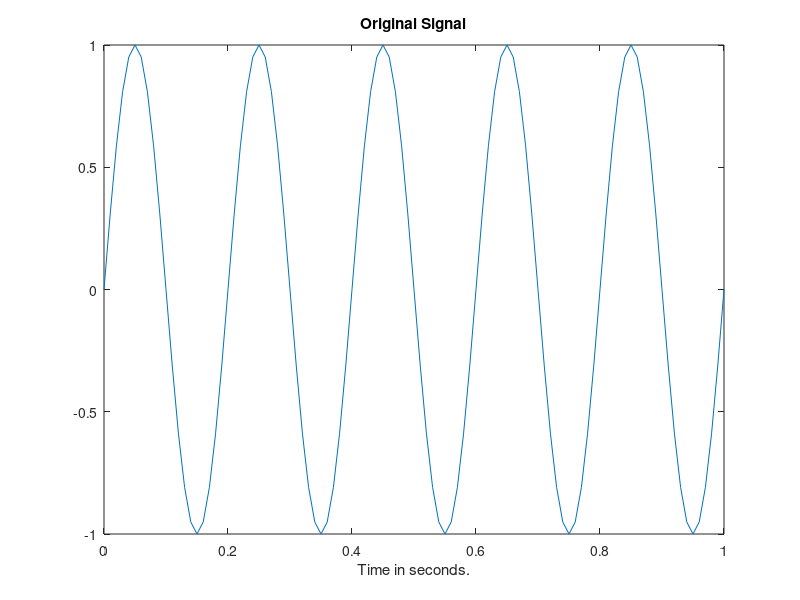
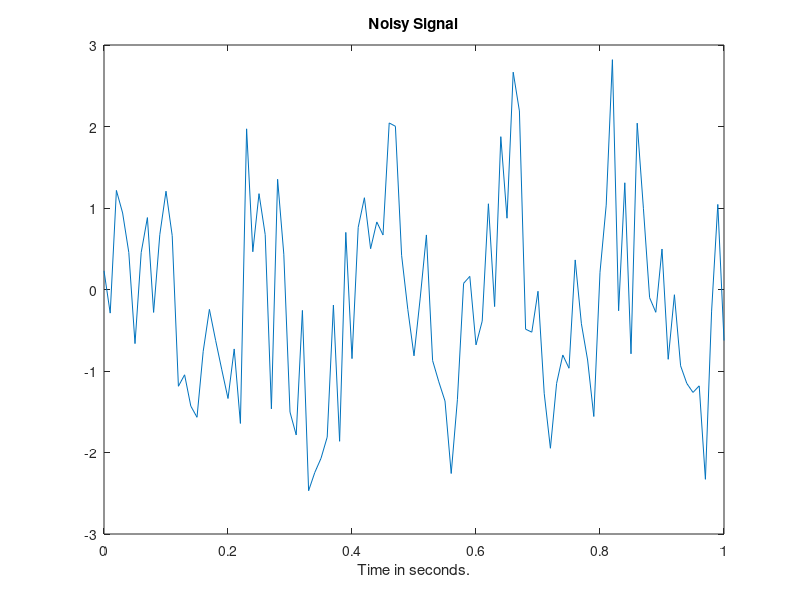
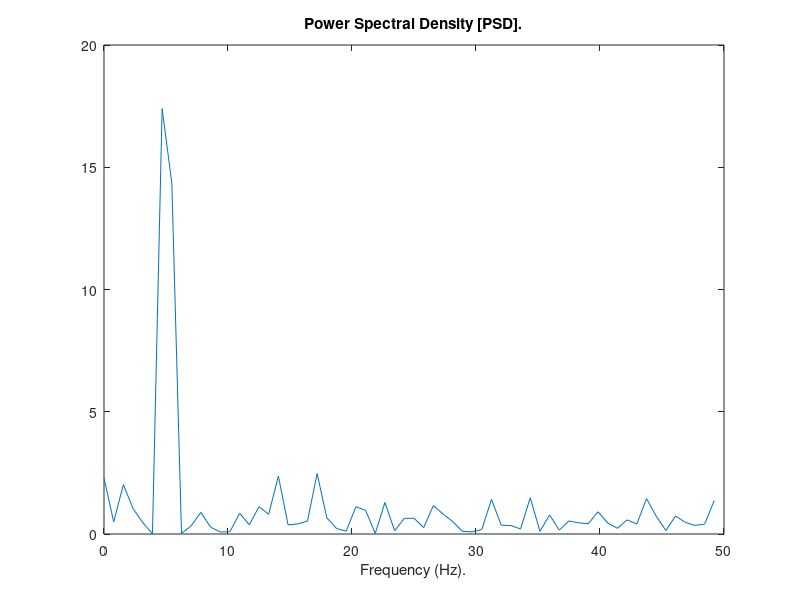

Reproduce these figures in MATLAB, in order.
%Generate a 5Hz signal of 1 sec duration sampled at 100 Hz
t = 0:0.01:1;
x = sin(2*pi*5*t);
clf
figure(1)
plot(t,x),title('Original Signal'),xlabel('Time in seconds.')

%Adding random noise with a standard deviation of 1 to produce a noisy
%signal y
y = x + 1*randn(1,101);
figure(2)
plot(t,y),title('Noisy Signal'),xlabel('Time in seconds.')

%Compute the DFT and power spectral density (PSD) of the noisy signal y
%using 128 point FFT
Y = fft(y,128);
Pyy = Y.*conj(Y)/128;

%Changing the horizontal axis to represent analog frequency in the
%frequency response plot
f = 100/128*(0:63);
figure(3)
plot(f,Pyy(1:64)),title('Power Spectral Density [PSD].'),xlabel('Frequency (Hz).')